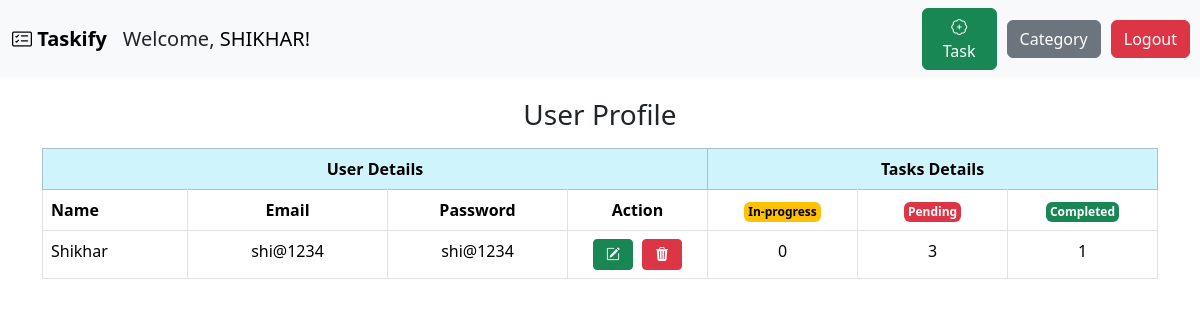
/user (signed in), run on the app's committed database.
### app.py (models this page shows)
class Users(db.Model):
    id=db.Column(db.Integer,primary_key=True)
    name=db.Column(db.String(100),nullable=False)
    email=db.Column(db.String(100),nullable=False, unique=True)
    password=db.Column(db.String(15),nullable=False)
    tasks = db.relationship('Tasks', backref='users', lazy=True)
    categories= db.relationship('Category', backref='users', lazy=True)

### app.py (the view)
@app.route("/user")
def user():
    if "user_name" in session:
        tasks=Tasks.query.filter_by(user_id=session.get("user_id")).all()
        user_details=Users.query.filter_by(id=session.get("user_id")).first()
        return render_template("user.html", tasks=tasks, user_details=user_details, name=user_details.name)
    flash("Please login to continue.","info")
    return redirect(url_for("index"))

### templates/user.html (shortened to what this page needs)
{% extends "base.html" %}
{% block content %}
<h3 class="text-center mb-3 mt-3">User Profile</h3>
{% set ns = namespace(in_progress=0, pending=0, completed=0) %}
{% for t in tasks %}
{% if t.status=="In-progress"%}
{% set ns.in_progress = ns.in_progress + 1 %}
{% elif t.status=="Pending" %}
{% set ns.pending = ns.pending + 1 %}
{% else %}
{% set ns.completed = ns.completed + 1 %}
{% endif %}
{% endfor %}
<table class="table table-bordered">
    <tr class="table-info">
      <th colspan="4" style="text-align: center;"><b>User Details</b></th>
      <th colspan="3" style="text-align: center;"><b>Tasks Details</b></th></tr>
      <tr>
        <th scope="col"><b>Name</b></th>
        <th scope="col" style="width: 200px; text-align: center;"><b>Email</b></th>
        <th scope="col" style="width: 180px; text-align: center;"><b>Password</b></th>
        <th scope="col" style="width: 140px; text-align: center;"><b>Action</b></th>
        <th scope="col" style="width: 150px; text-align: center;"><span class="badge text-bg-warning p-1">In-progress</span></th>
        <th scope="col" style="width: 150px; text-align: center;"><span class="badge text-bg-danger p-1">Pending</span></th>
        <th scope="col" style="width: 150px; text-align: center;"><span class="badge text-bg-success p-1">Completed</span></th>
</tr>
<tr>
  <td>{{user_details.name|title}}</td>
  <td class="text-center">{{user_details.email}}</td>
  <td class="text-center">{{user_details.password}}</td>
  <td class="text-center"><a href="/edituser/{{user_details.id}}" class="btn btn-success btn-sm"
                style="width:40px; margin-right: 5px;"><i class="bi bi-pencil-square"></i></a>
                <a href="/deleteuser/{{user_details.id}}" class="btn btn-danger btn-sm"
                style="width:40px;"><i class="bi bi-trash3-fill"></i></a></td>
  <td class="text-center">{{ns.in_progress}}</td>
  <td class="text-center">{{ns.pending}}</td>
  <td class="text-center">{{ns.completed}}</td>
</tr>
</table>
{% endblock %}

### templates/base.html (shortened to what this page needs)
<!DOCTYPE html>
<html lang="en">
<head>
  <link href="https://cdn.jsdelivr.net/npm/bootstrap@5.3.8/dist/css/bootstrap.min.css" rel="stylesheet"
>
<link rel="stylesheet" href="https://cdnjs.cloudflare.com/ajax/libs/bootstrap-icons/1.13.1/font/bootstrap-icons.min.css">
  </head>
<body>
  <nav class="navbar navbar-expand-lg bg-body-tertiary">
    <div class="container-fluid">
      <a class="navbar-brand fw-bold" href="/homepage"><i class="bi bi-card-checklist"></i> Taskify</a>
      <div class="collapse navbar-collapse" id="navbarNavAltMarkup">
        <div class="navbar-nav">
          <span class="active fs-5" style="font-weight:400;">Welcome, <a href="/user" style="font-weight: 400; text-decoration: none; color: black;">{{ name| upper }}!</a></span>
        </div>
        </div>
        </div>
          <a href="/task" class="btn btn-success" style="width:90px; margin-right: 10px;"><i class="bi bi-patch-plus"></i> Task</a>
          <a href="/category" class="btn btn-secondary" style="margin-right: 10px;">Category</a>
          <a href="/logout" class="btn btn-danger" style="margin-right: 10px;">Logout</a>
  </nav>
  <div class="container">
  {% block content %}
  {% endblock %}
  </div>
</body>
</html>

### data on the page
Users: name "SHIKHAR", name "Shikhar", email "shi@1234", password "shi@1234"

### other printed values
{{ ns.in_progress }} "0"
{{ ns.pending }} "3"
{{ ns.completed }} "1"
